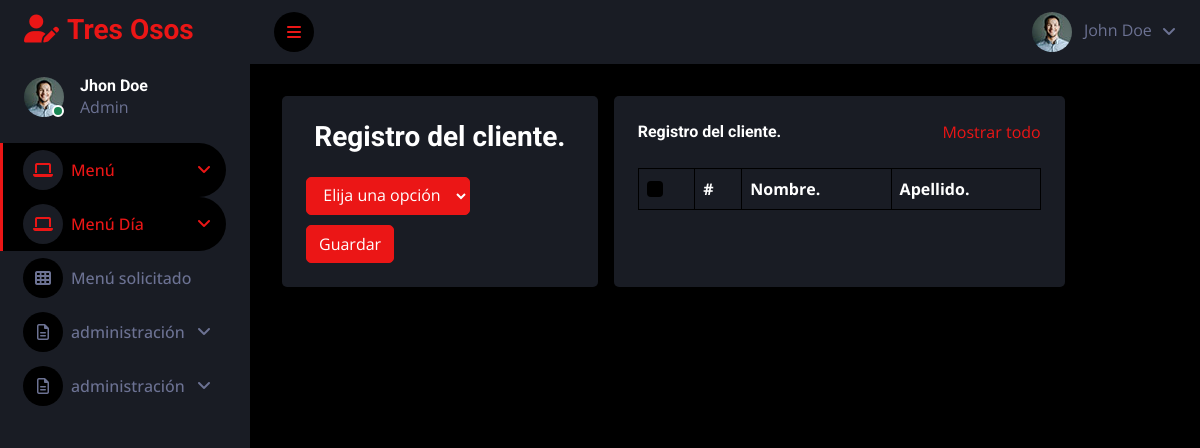
The app's page /clientes, older data.
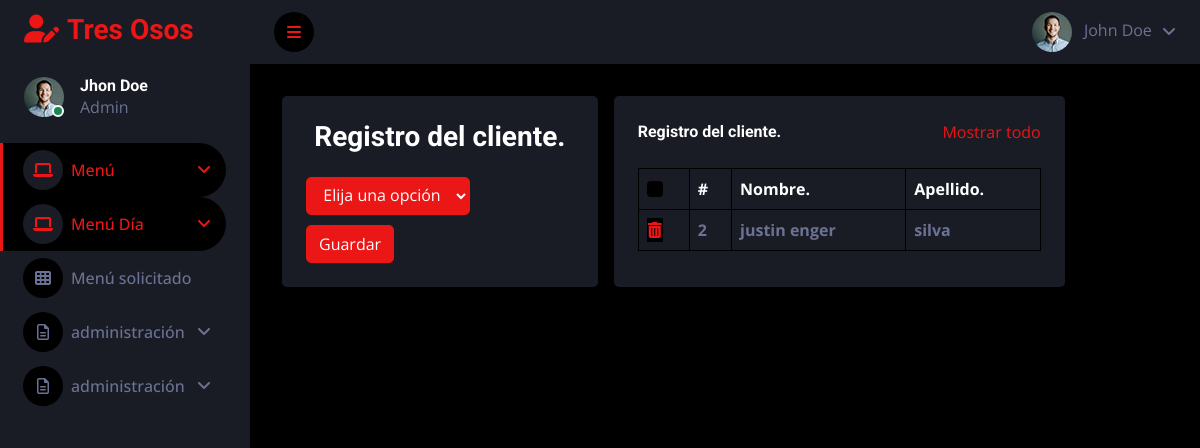
The same page, newer data.
### tables this page shows
CREATE TABLE clientes
(
id INTEGER NOT NULL,
id_pers INTEGER NOT NULL,
PRIMARY KEY (id),
FOREIGN KEY (id_pers) REFERENCES persona(id)
);

CREATE TABLE persona
(
id INTEGER  NOT NULL,
Nombre_pers TEXT NOT NULL,
Ape_pers TEXT NOT NULL,
Dic_pers TEXT NOT NULL,
Tel_pers TEXT NOT NULL,
Cor_pers TEXT NOT NULL,
PRIMARY KEY (id)
);

### app.py (the view)
@app.route("/clientes", methods=["GET", "POST"])
def cliente():
    if request.method == "POST":
        registro = request.form.get("id_pers")
        db.execute("INSERT INTO clientes (id_pers) values(:registro)", registro=registro )
        return redirect("/clientes")
    else:
        vista = db.execute("SELECT *FROM persona INNER JOIN clientes ON clientes.id_pers=persona.id")
        print(vista)
        clientes = db.execute("SELECT *FROM persona")
        return render_template("clientes.html", clientes=clientes, vista=vista)

### templates/clientes.html (shortened to what this page needs)
{% extends 'layout.html' %}
{% block contenido %}
<div class="container-fluid">
	<div class="row">
		<div class="col-md-6 col-md-6 bg-secondary rounded p-4" style="width: 35%;margin: 8px;">
			<h3 class="text-center">
			     Registro del cliente.
			</h3>
			<form role="form" method="POST" action="/clientes">
                <div class="row1">
					<div class="col-md-12">
						<select name="id_pers" class="btn btn-primary" style="margin-top: 15px;">
							<option selected>Elija una opción</option>
						</select>
					</div>
				</div>
				<button type="submit" class="btn btn-primary" style="margin-top: 10px;">
					Guardar
				</button>
			</form>
		</div>
		<div class="bg-secondary text-center rounded p-4" style="width: 50%; margin: 8px;">
        <div class="d-flex align-items-center justify-content-between mb-4">
            <h6 class="mb-0"><font style="vertical-align: inherit;"><font style="vertical-align: inherit;">Registro del cliente. </font></font></h6>
            <a href=""><font style="vertical-align: inherit;"><font style="vertical-align: inherit;">Mostrar todo</font></font></a>
        </div>
        <div class="table-responsive">
            <table class="table text-start align-middle table-bordered table-hover mb-0">
                <thead>
                    <tr class="text-white">
                        <th scope="col"><input class="form-check-input" type="checkbox"></th>
                        <th scope="col"><font style="vertical-align: inherit;"><font style="vertical-align: inherit;">#</font></font></th>
                        <th scope="col"><font style="vertical-align: inherit;"><font style="vertical-align: inherit;">Nombre.</font></font></th>
                        <th scope="col"><font style="vertical-align: inherit;"><font style="vertical-align: inherit;">Apellido.</font></font></th>
                    </tr>
                </thead>
                <tbody>
					{% for vista in vista %}
						<tr>
						  <th><a class="form-check-input" type="submit" href="/clientes_eliminar/{{ vista.id }}"><i class="fa-solid fa-trash-can"></i></a></th>
						  <th>{{vista.id_pers}}</th>
						  <th>{{vista.Nombre_pers}}</th>
						  <th>{{vista.Ape_pers}}</th>
						</tr>
					{% endfor %}
                </tbody>
            </table>
        </div>
    </div>
	</div>
</div>
{% endblock %}

Row changes from the older to the newer data that the page shows:
added clientes: id_pers "2", Nombre_pers "justin enger", Ape_pers "silva"
